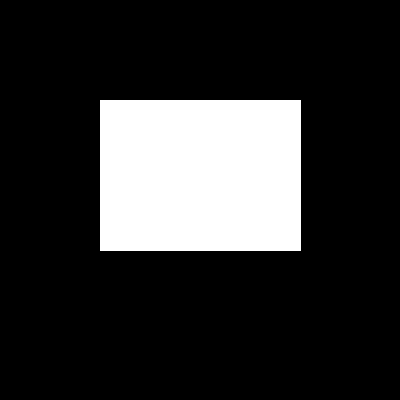
Frame 1 (no input)
Frame 60 (the mouse pressed at the canvas centre just before this capture): identical to frame 1, image omitted
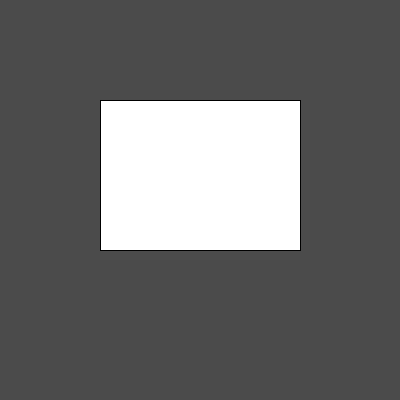
Frame 120 (the mouse held since frame 60 and released just before this capture)

The Processing sketch that drew these frames (run headless with seeded random() and noise(); from frame 60 on, the mouse is pressed at the canvas centre):

// Processing sketch: processing_143247
// ── processing_143247.pde

boolean button = false;

int x = 100;
int y = 100;
int w = 200;
int h=150;

void setup ()
{
  size (400,400);
}

void draw ()
{ if (button)
{background (75,75,75);
stroke (0);
}
else { background (0);
stroke (255);
}
fill (255);
rect (x,y,w,h);
}


void mousePressed ()
{ if (mouseX > x && mouseX < x+w && mouseY> y && mouseY < y+h)
{button = !button;}
}
